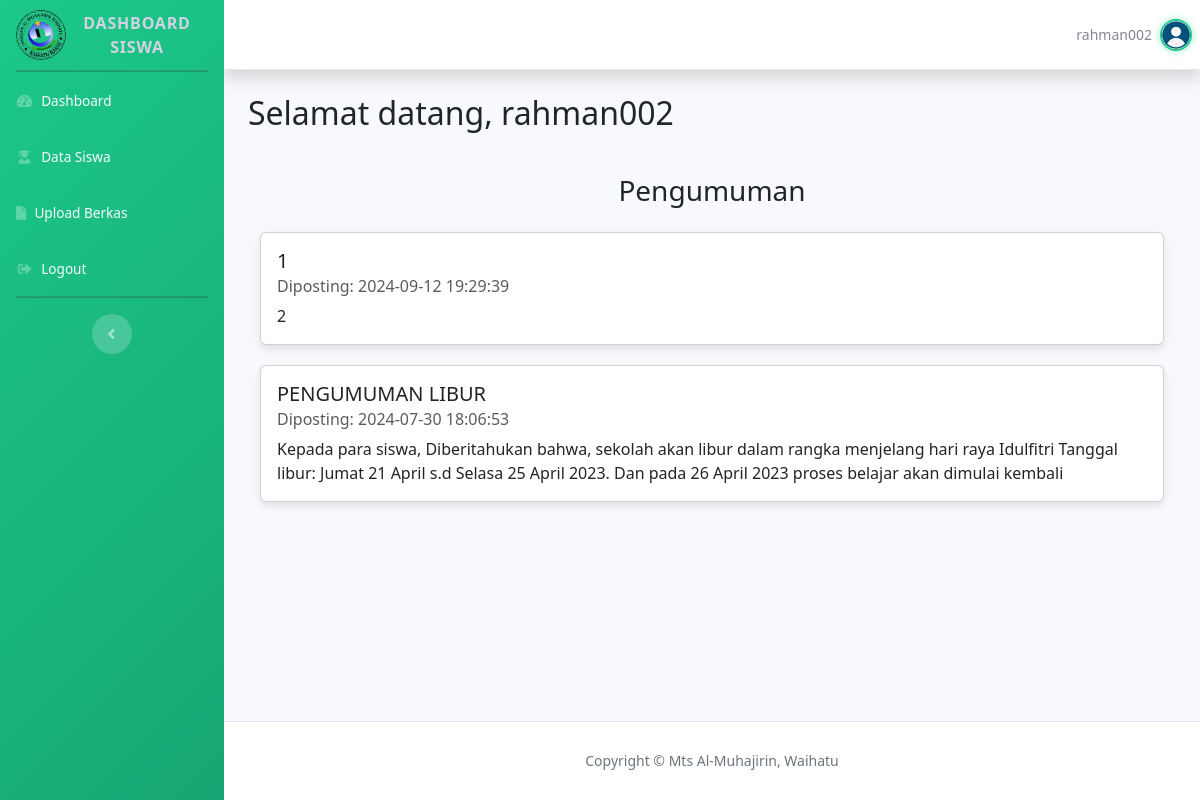
The app's page /siswa/index.php (signed in) with its own data.
### tables this page shows
CREATE TABLE `users` (
  `id` int(11) NOT NULL,
  `username` varchar(50) NOT NULL,
  `password` varchar(255) NOT NULL,
  `role` enum('admin','siswa') NOT NULL,
  `data_filled` tinyint(1) DEFAULT 0,
  `profile_picture` varchar(255) DEFAULT 'path/to/default/profile_picture.png'
);

CREATE TABLE `announcements` (
  `id` int(11) NOT NULL,
  `title` varchar(255) NOT NULL,
  `content` text NOT NULL,
  `created_at` timestamp NOT NULL DEFAULT current_timestamp()
);

### siswa/pages/dashboard_siswa.php (the view, shortened to what this page needs)
<?php
$user_id = $_SESSION['users_id'];
$sql = "SELECT * FROM users WHERE id=?";
$stmt = $conn->prepare($sql);
$stmt->bind_param('i', $user_id);
$stmt->execute();
$result = $stmt->get_result();
if ($result->num_rows == 1) {
    $user = $result->fetch_assoc();
    $user_name = htmlspecialchars($user['username']);
} else {
    $user_name = "Siswa";
}
$sql_announcements = "SELECT * FROM announcements ORDER BY id DESC";
$result_announcements = $conn->query($sql_announcements);
?>
<!DOCTYPE html>
<html lang="id">
<head>
    <link href="https://stackpath.bootstrapcdn.com/bootstrap/5.3.0/css/bootstrap.min.css" rel="stylesheet">
</head>
<body>
    <div class="container">
        <div class="header mb-4">
            <h2>Selamat datang, <?php echo $user_name; ?></h2>
        </div>
        <div class="container">
            <h3 class="text-center mb-4">Pengumuman</h3>
            <div class="row">
                <?php while ($row = $result_announcements->fetch_assoc()) : ?>
                    <div class="col-md-12">
                        <div class="card announcement-card">
                            <div class="card-body">
                                <h5 class="card-title"><?php echo htmlspecialchars($row['title']); ?></h5>
                                <h6 class="card-subtitle mb-2 text-muted">Diposting: <?php echo htmlspecialchars($row['created_at']); ?></h6>
                                <p class="card-text announcement-content"><?php echo htmlspecialchars($row['content']); ?></p>
                            </div>
                        </div>
                    </div>
                <?php endwhile; ?>
            </div>
        </div>
    </div>
</body>
</html>

### siswa/index.php (shortened to what this page needs)
<?php
include(__DIR__ . '/../koneksi/db.php');
$users_id = $_SESSION['users_id'];
$sql_users = "SELECT username FROM users WHERE id = ?";
$stmt = $conn->prepare($sql_users);
$stmt->bind_param("i", $users_id);
$stmt->execute();
$result_users = $stmt->get_result();
$users = $result_users->fetch_assoc();
$username = $users['username'];
?>
<!DOCTYPE html>
<html lang="en">
<head>
    <link href="../assets/vendor/fontawesome-free/css/all.min.css" rel="stylesheet" type="text/css">
    <link rel="stylesheet" href="../assets/css/sb-admin-2.min.css">
    <link rel="stylesheet" href="../assets/css/conten_dashboard.css">
    <link href="https://cdn.jsdelivr.net/npm/bootstrap@5.1.3/dist/css/bootstrap.min.css" rel="stylesheet">
</head>
<body id="page-top">
    <div id="wrapper">
        <ul class="navbar-nav bg-gradient-success sidebar sidebar-dark accordion sticky-sidebar" id="accordionSidebar">
            <a class="sidebar-brand d-flex align-items-center justify-content-center" href="index.php">
                <div class="sidebar-brand-icon rotate-n-15">
                    <img src="../assets/img/logo.png" alt="Logo" width="50" height="50">
                </div>
                <div class="sidebar-brand-text mx-3">Dashboard Siswa</div>
            </a>
            <hr class="sidebar-divider my-0">
            <li class="nav-item">
                <a class="nav-link" href="index.php?page=dashboard_siswa">
                    <i class="fas fa-fw fa-tachometer-alt"></i>
                    <span>Dashboard</span></a>
            </li>
            <li class="nav-item">
                <a class="nav-link" href="index.php?page=edit_data">
                    <i class="fas fa-fw fa-user-graduate"></i>
                    <span>Data Siswa</span></a>
            </li>
            <li class="nav-item">
                <a class="nav-link" href="index.php?page=display_berkas">
                    <i class="fas fa-solid fa-file"></i>
                    <span>Upload Berkas</span></a>
            </li>
            <li class="nav-item">
                <a class="nav-link" href="../logout.php">
                    <i class="fas fa-fw fa-sign-out-alt"></i>
                    <span>Logout</span></a>
            </li>
            <hr class="sidebar-divider d-none d-md-block">
            <div class="text-center d-none d-md-inline">
                <button class="rounded-circle border-0" id="sidebarToggle"></button>
            </div>
        </ul>
        <div id="content-wrapper" class="d-flex flex-column">
            <div id="content">
                <nav class="navbar navbar-expand navbar-light bg-white topbar mb-4 static-top shadow sticky-top">
                    <ul class="navbar-nav ml-auto">
                        <li class="nav-item dropdown no-arrow">
                            <div class="nav-link dropdown-toggle">
                                <span class="mr-2 d-none d-lg-inline text-gray-600 small"><?php echo htmlspecialchars($username); ?></span>
                                <img class="img-profile rounded-circle" src="../assets/img/user.png">
                            </div>
                        </li>
                    </ul>
                </nav>
                <div class="container-fluid">
                    <?php
                    if (isset($_GET['page'])) {
                        $page = $_GET['page'];
                        $file = __DIR__ . '/pages/' . $page . '.php';
                        if (file_exists($file)) {
                            include $file;
                        } else {
                            echo "<p>Page not found.</p>";
                        }
                    } else {
                        include __DIR__ . '/pages/dashboard_siswa.php';
                    }
                    ?>
                </div>
            </div>
            <footer class="sticky-footer bg-white">
                <div class="container my-auto">
                    <div class="copyright text-center my-auto">
                        <span>Copyright &copy; Mts Al-Muhajirin, Waihatu</span>
                    </div>
                </div>
            </footer>
        </div>
    </div>
</body>
</html>

### assets/css/conten_dashboard.css (style rules this page uses)
.sticky-top { position: sticky; top: 0; position: -webkit-sticky; z-index: 1000; display: none; }
.sticky-sidebar { position: -webkit-sticky; position: sticky; top: 0; height: 100vh; display: none; }

### siswa/index.php (style rules this page uses)
.sidebar { background: linear-gradient(135deg, #1cc88a, #17a673); }
.sidebar .nav-item .nav-link { color: #f8f9fc; }
.sidebar-brand { text-transform: uppercase; font-weight: bold; letter-spacing: 0.05rem; color: #fff; }
.topbar { background-color: #f8f9fc; border-bottom: 1px solid #e3e6f0; }
.navbar-nav .nav-item .nav-link .img-profile { border: 2px solid #1cc88a; box-shadow: 0px 0px 8px rgba(28, 200, 138, 0.4); }
.card { border: none; box-shadow: 0 4px 8px rgba(0, 0, 0, 0.1); transition: transform 0.3s ease-in-out; }
footer { background-color: #f8f9fc; border-top: 1px solid #e3e6f0; }
footer span { font-size: 14px; color: #6c757d; }

### siswa/pages/dashboard_siswa.php (style rules this page uses)
.announcement-card { margin-bottom: 20px; }
.announcement-content { word-break: break-word; overflow-wrap: break-word; }
.header { margin-bottom: 20px; padding-bottom: 10px; }

### records on screen
users: username "rahman002"
announcements: title "1", created_at "2024-09-12 19:29:39", content "2"
announcements: title "PENGUMUMAN LIBUR", created_at "2024-07-30 18:06:53", content "Kepada para siswa, Diberitahukan bahwa, sekolah akan libur dalam rangka menjelang hari raya Idulfitri Tanggal libur: Jumat 21 April s.d Selasa 25 April 2023. Dan pada 26 April 2023 proses belajar akan dimulai kembali"
